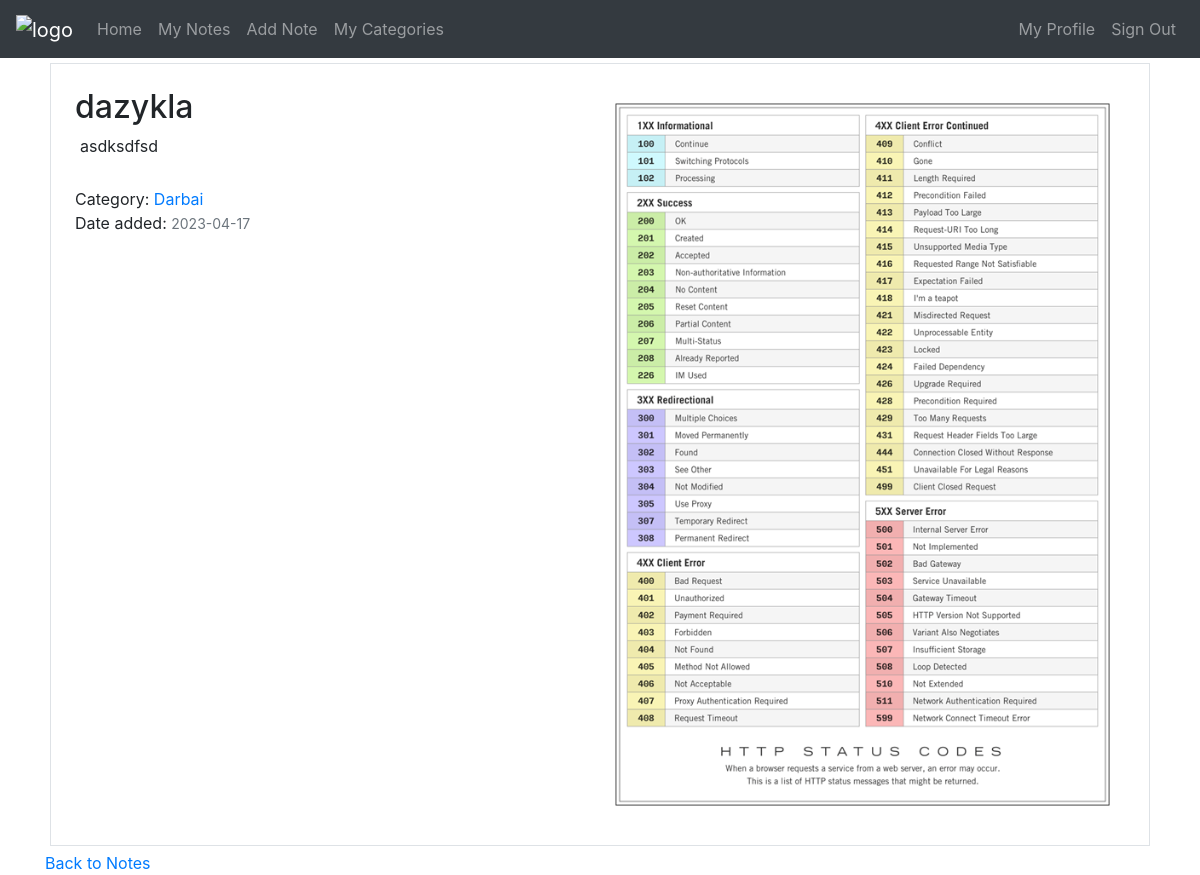
The page /note/8 (signed in) on the database its author committed.
### app.py (models this page shows)
class Note(db.Model):
    __tablename__ = "note"
    id = db.Column(db.Integer, primary_key=True)
    title = db.Column(db.String(100), nullable=False)
    note_picture = db.Column(db.String(20), nullable=True)
    date_posted = db.Column(db.DateTime, nullable=False, default=datetime.utcnow)
    content = db.Column(db.Text, nullable=False)
    user_id = db.Column(db.Integer, db.ForeignKey('user.id'), nullable=False)
    category_id = db.Column(db.Integer, db.ForeignKey("category.id"), nullable=True)
    category = db.relationship("Category")

class Category(db.Model):
    __tablename__ = "category"
    id = db.Column(db.Integer, primary_key=True)
    title = db.Column('Title', db.String(50), nullable=False)
    notes = db.relationship('Note')

### app.py (the view)
@app.route("/note/<int:note_id>")
@login_required
def note(note_id):
    note = Note.query.get_or_404(note_id)
    return render_template('note.html', title=note.title, note=note)

### app.py (called while the page is built)
@login_manager.user_loader
def load_user(user_id):
    return User.query.get(int(user_id))

### templates/note.html (shortened to what this page needs)
{% extends "base.html" %}
{% block content %}
<div class="media border p-4" style="margin:5px">
  <div class="media-body" style="overflow: auto">
    <h2 class="article-title">{{ note.title }}</h2>
    <p class="article-content" style="margin:5px">{{ note.content }}</p>
    <br />
    Category: <a class="mr-2" href="{{ url_for('categories') }}">{{ note.category.title or '' }}</a>
    <br />
    Date added: <small class="text-muted">{{ note.date_posted.strftime('%Y-%m-%d') }}</small>
  </div>
  {% if note.note_picture %}
  <img class="img-responsive" style="width:50%; height:50%" src="{{ url_for('static', filename='note_pics/' + (note.note_picture or '')) }}">
  {% endif %}
</div>
  <a href="{{ url_for('notes') }}">Back to Notes</a>
{% endblock content %}

### rows shown on the page
Note: title "dazykla", content "asdksdfsd", date_posted "2023-04-17", note_picture (picture)
Category: category "Darbai"
